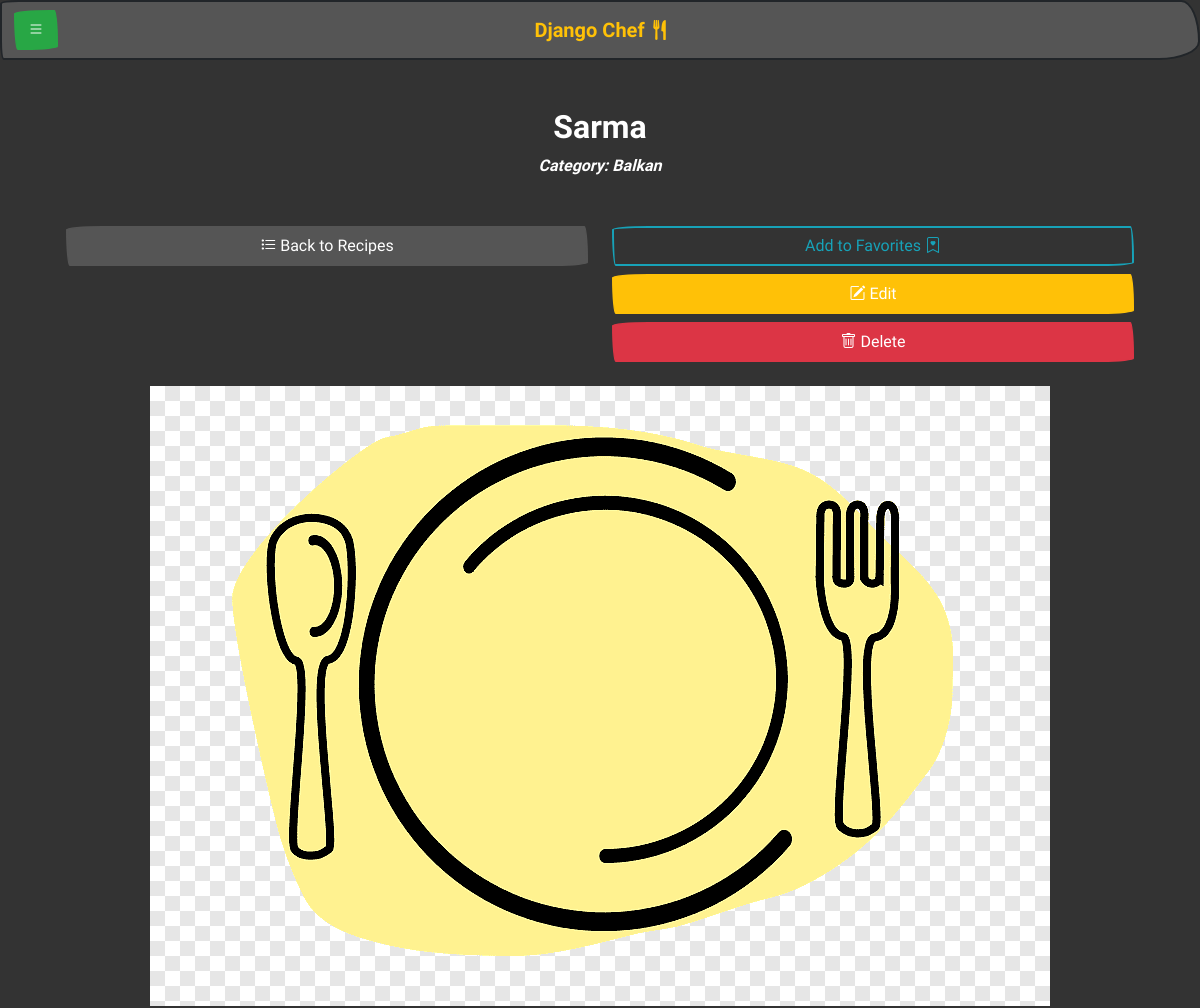
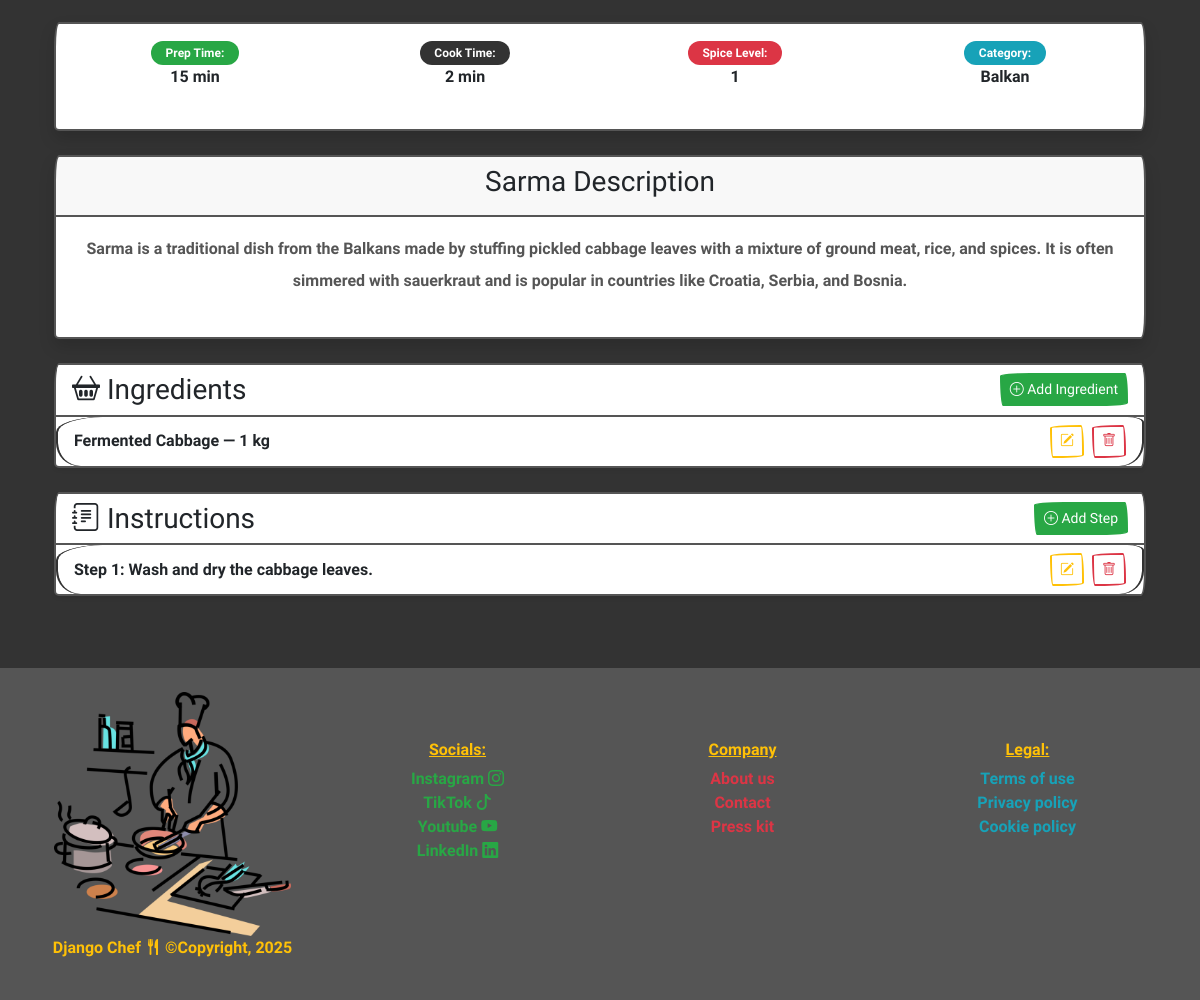
The page /recipe/id_1/sarma/read/ (signed in) on the database its author committed (2 pictures, top to bottom).
### recipe_app/models.py (models this page shows, shortened)
class Recipe(models.Model):
    TIME_UNITS = [
        ('min', 'Minutes'),
        ('hr', 'Hours'),
        ('day', 'Days'),
        ('wk', 'Weeks'),
        ('mo', 'Months'),
    ]
    SPICE_LEVELS = [(i, str(i)) for i in range(6)]
    title = models.CharField(max_length=200)
    slug = models.SlugField(max_length=250)
    description = models.TextField()
    prep_time = models.PositiveIntegerField()
    prep_time_unit = models.CharField(max_length=5, choices=TIME_UNITS, default='min')
    cook_time = models.PositiveIntegerField()
    cook_time_unit = models.CharField(max_length=5, choices=TIME_UNITS, default='min')
    spice_level = models.PositiveSmallIntegerField(choices=SPICE_LEVELS, default=0)
    category = models.ForeignKey(Category, null=True, blank=False, on_delete=models.SET_NULL)
    image = models.ImageField(upload_to='recipe_images/', null=True, blank=True)
    owner = models.ForeignKey(
        settings.AUTH_USER_MODEL,
        on_delete=models.CASCADE,
        related_name='recipes',
        null=True,
        blank=True
    )

class Category(models.Model):
    name = models.CharField(max_length=100, unique=True, null=False)

class Ingredient(models.Model):
    recipe = models.ForeignKey(Recipe, related_name='ingredients', on_delete=models.CASCADE)
    name = models.CharField(max_length=100)
    quantity = models.CharField(max_length=50, blank=True, null=True)
    measure = models.ForeignKey(IngreadientMeasure, null=True, blank=True, on_delete=models.SET_NULL)

class IngreadientMeasure(models.Model):
    measure = models.CharField(max_length=100, unique=True)
    def __str__(self):
        return self.measure

class Step(models.Model):
    recipe = models.ForeignKey(Recipe, related_name='steps', on_delete=models.CASCADE)
    step_number = models.PositiveIntegerField()
    step = models.TextField()
    class Meta:
        ordering = ['step_number']

### recipe_app/views.py (the view)
# urls.py: path('recipe/id_<int:pk>/<slug:slug>/read/', ReadRecipe.as_view(), name='read_recipe'),
class ReadRecipe(LoginRequiredMixin, DetailView):
    model = Recipe
    context_object_name = 'recipe'
    template_name = 'recipe_app/recipe/read_recipe.html'
    def get_object(self, queryset=None):
        recipe = get_object_or_404(Recipe, pk=self.kwargs.get('pk'),  slug=self.kwargs.get('slug'), owner=self.request.user)
        recipe.is_fav = FavoriteRecipe.objects.filter(
            user=self.request.user,
            recipe=recipe
        ).exists()
        return recipe

### recipe_app/context_processors.py (called while the page is built)
def show_date(request):
    current_date = datetime.date.today()
    return {
        'current_date': current_date,
    }

### recipe_app/templates/recipe_app/recipe/read_recipe.html (shortened to what this page needs)
{% extends "base.html" %}
{% load static %}
{% block content %}
<div class="container py-5">
  <div class="text-center mb-5">
    <h2 class="fw-bold text-white">{{ recipe.title }}</h2>
    <p class="text-white fst-italic">Category: {{ recipe.category.name|default:"Uncategorized" }}</p>
  </div>
<div class="container mt-4">
  <div class="row">
    <div class="col-12 col-lg-6 d-flex flex-column align-items-start mb-3">
      <a href="{% url 'recipe_list' %}" class="btn btn-secondary mb-2 w-100 w-lg-auto">
        <i class="bi bi-list-task"></i> Back to Recipes
      </a>
    </div>
    <div class="col-12 col-lg-6 d-flex flex-column align-items-lg-end align-items-start">
      <form method="post" action="{% url 'toggle_favorite' recipe.pk %}" class="w-100 w-lg-auto mb-2">
        <button type="submit" class="btn btn-outline-info w-100 w-lg-auto">
          {% if recipe.is_fav %}
            Remove from Favorites <i class="bi bi-bookmark-x"></i>
          {% else %}
            Add to Favorites <i class="bi bi-bookmark-heart"></i>
          {% endif %}
        </button>
      </form>
      <a href="{% url 'update_recipe' recipe.pk recipe.slug %}"
         class="btn btn-warning mb-2 w-100 w-lg-auto">
        <i class="bi bi-pencil-square"></i> Edit
      </a>
      <a data-bs-toggle="modal" data-bs-target="#deleteModal-{{ recipe.id }}"
         class="btn btn-danger w-100 w-lg-auto">
        <i class="bi bi-trash"></i> Delete
      </a>
    </div>
  </div>
</div>
    <div class="container-fluid text-center my-4">
    {% if recipe.image %}
    <img src="{{ recipe.image.url }}" alt="Image of {{ recipe.title }}">
    {% else %}
    <img src="{% static 'img/default_meal.png' %}" class="img-fluid" alt="default_food_image">
    {% endif %}
    </div>
  <div class="card mb-4 border-dark shadow">
    <div class="card-body">
      <div class="row text-center mb-4">
        <div class="col-md-3 col-6">
          <strong class="badge rounded-pill bg-success">Prep Time:</strong><br>{{ recipe.prep_time }} min
        </div>
        <div class="col-md-3 col-6">
          <strong class="badge rounded-pill bg-primary">Cook Time:</strong><br>{{ recipe.cook_time }} min
        </div>
        <div class="col-md-3 col-6">
          <strong class="badge rounded-pill bg-danger">Spice Level:</strong><br>{{ recipe.spice_level }}
        </div>
        <div class="col-md-3 col-6">
          <strong class="badge rounded-pill bg-info">Category:</strong><br>{{ recipe.category.name|default:"N/A" }}
        </div>
      </div>
    </div>
  </div>
  <div class="card mb-4 border-dark shadow">
      <div class="card-header text-center">
        <h3>{{ recipe.title }} Description</h3>
      </div>
      <div class="card-body">
        <div class="text-center mb-4">
          <p class="card-text text-dark lh-lg">
            {{ recipe.description }}
          </p>
        </div>
      </div>
  </div>
  <div class="card border-dark mb-4 shadow-sm">
    <div class="card-header bg-light fw-bold text-center d-flex justify-content-between align-items-center">
      <h3 class="m-0">
        <i class="bi bi-basket2"></i> Ingredients
      </h3>
      <a href="{% url 'add_ingredient' recipe.pk recipe.slug %}" class="btn btn-sm btn-success">
        <i class="bi bi-plus-circle"></i> Add Ingredient
      </a>
    </div>
    <ul class="list-group list-group-flush">
      {% for ingredient in recipe.ingredients.all %}
        <li class="list-group-item d-flex justify-content-between align-items-center">
          <span>
            <strong>{{ ingredient.name }}</strong> —
            {{ ingredient.quantity|default:"" }} {{ ingredient.measure|default:"" }}
          </span>
          <span class="d-flex gap-2">
            <a href="{% url 'update_ingredient' ingredient.pk recipe.slug %}" class="btn btn-sm btn-outline-warning">
              <i class="bi bi-pencil-square"></i>
            </a>
            <a href="{% url 'delete_ingredient' ingredient.pk recipe.slug %}" class="btn btn-sm btn-outline-danger">
              <i class="bi bi-trash"></i>
            </a>
          </span>
        </li>
      {% empty %}
        <li class="list-group-item text-muted fst-italic text-center">
          No ingredients listed yet.
        </li>
      {% endfor %}
    </ul>
  </div>
  <div class="card border-dark mb-4 shadow-sm">
    <div class="card-header bg-light fw-bold text-center d-flex justify-content-between align-items-center">
      <h3 class="m-0">
        <i class="bi bi-journal-text"></i> Instructions
      </h3>
      <a href="{% url 'add_instruction' recipe.pk recipe.slug %}" class="btn btn-sm btn-success">
        <i class="bi bi-plus-circle"></i> Add Step
      </a>
    </div>
    <ul class="list-group list-group-flush">
      {% for step in recipe.steps.all %}
        <li class="list-group-item d-flex justify-content-between align-items-center">
          <span>
            <strong>Step {{ step.step_number }}:</strong> {{ step.step }}
          </span>
          <span class="d-flex gap-2">
            <a href="{% url 'update_instruction' step.pk recipe.slug %}" class="btn btn-sm btn-outline-warning">
              <i class="bi bi-pencil-square"></i>
            </a>
            <a href="{% url 'delete_instruction' step.pk recipe.slug %}" class="btn btn-sm btn-outline-danger">
              <i class="bi bi-trash"></i>
            </a>
          </span>
        </li>
      {% empty %}
        <li class="list-group-item text-muted fst-italic text-center">
          No steps added yet.
        </li>
      {% endfor %}
    </ul>
  </div>
{% endblock %}

### rows shown on the page
Recipe: title "Sarma", category.name "Balkan", prep_time "15", cook_time "2", spice_level "1", description "Sarma is a traditional dish from the Balkans made by stuffing pickled cabbage leaves with a mixture of ground meat, rice, and spices. It is often simmered with sauerkraut and is popular in countries like Croatia, Serbia, and Bosnia."
Ingredient: name "Fermented Cabbage", quantity "1", measure "kg"
Step: step_number "1", step "Wash and dry the cabbage leaves."
